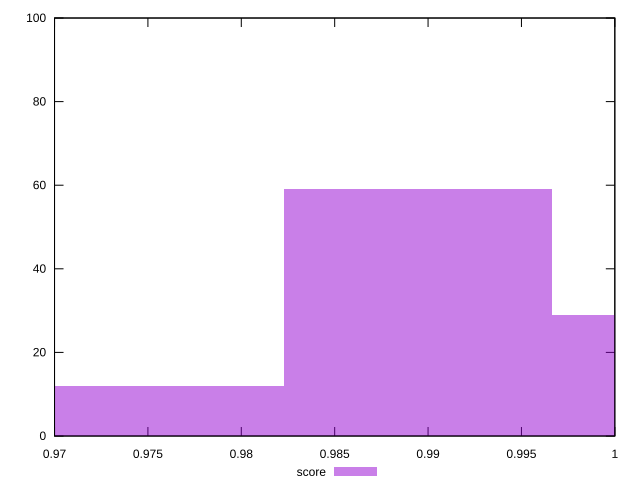

Write the gnuplot code that produced this figure.
reset

$score <<EOF
0.9751252856194417 12
0.9894653633491394 59
1.003805441078837 29
EOF

set key outside below
set boxwidth 0.014340077729697672
set xrange [0.97:1]
set yrange [0:100]
set trange [0:100]
set style fill transparent solid 0.5 noborder
set terminal svg size 640, 490 enhanced background rgb 'white'
set output "report_00026_2021-02-22T21:38:55.199Z/max-potential-fid/samples/pages+cached+noadtech+nomedia+nocss/score/histogram.svg"

plot $score title "score" with boxes

reset
